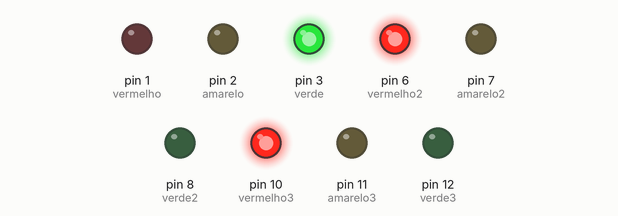
Recording of a sketch running on a simulated Arduino Uno, built with avr-gcc and run on an emulated ATmega328P. On the bench: output pins drawn as LEDs (lit = HIGH).

Above: at 1.0 s.
At 3.0 s:
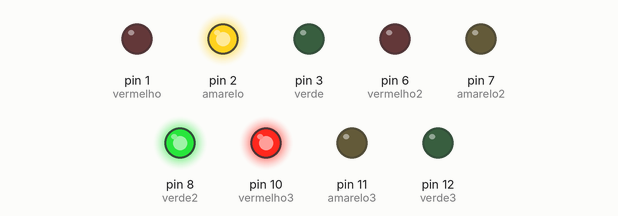
At 5.0 s:
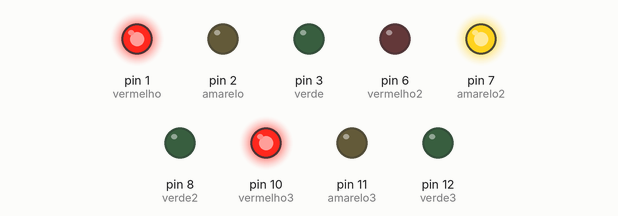
At 7.0 s:
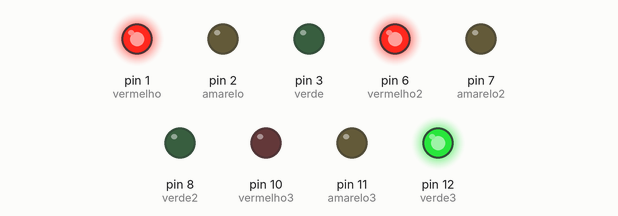
At 9.0 s:
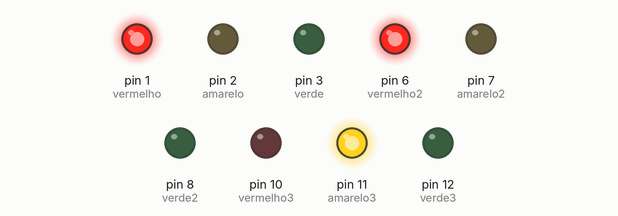
Timing chart, 0 to 13.0 s (numbered marks = the images above):
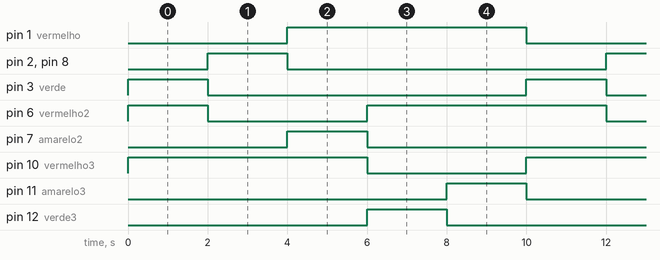

The sketch:

Semaforo_-_Lucas_Ito_-_Para_se_Orientar_se_Quiser__1_.ino
```cpp
/*
Criador: Lucas Ito
Sou eu que criei isso e essa é uma "Documentação"
Explicando Sobre o Codigo do Semaforo
OBS: Não Copie que nem eu fiz Se basem se Puder
*/

//Declarando Portas
int vermelho = 1;
int amarelo = 2;
int verde = 3;

int vermelho2 = 6;
int amarelo2 = 7;
int verde2 = 8;

int vermelho3 = 10;
int amarelo3 = 11;
int verde3 = 12;


void setup() {

  //Declarando como as portas irá se comportar
  pinMode(vermelho, OUTPUT);
  pinMode(amarelo, OUTPUT);
  pinMode(verde, OUTPUT);

  pinMode(vermelho2, OUTPUT);
  pinMode(amarelo2, OUTPUT);
  pinMode(verde2, OUTPUT);

  pinMode(vermelho3, OUTPUT);
  pinMode(amarelo3, OUTPUT);
  pinMode(verde3, OUTPUT);


}

void loop() {

  //Começa
  //Vez do Amarelo - Tempo de 2 segundos

  digitalWrite(vermelho, LOW);
  digitalWrite(amarelo, LOW);
  digitalWrite(verde, HIGH);

  digitalWrite(vermelho2, HIGH);
  digitalWrite(amarelo2, LOW);
  digitalWrite(verde2, LOW);

  digitalWrite(vermelho3, HIGH);
  digitalWrite(amarelo3, LOW);
  digitalWrite(verde3, LOW);

  delay(2000);


  digitalWrite(vermelho, LOW);
  digitalWrite(amarelo, HIGH);
  digitalWrite(verde, LOW);

  digitalWrite(vermelho2, LOW);
  digitalWrite(amarelo2, LOW);
  digitalWrite(verde2, HIGH);

  digitalWrite(vermelho3, HIGH);
  digitalWrite(amarelo3, LOW);
  digitalWrite(verde3, LOW);


  delay(2000);

  digitalWrite(vermelho, HIGH);
  digitalWrite(amarelo, LOW);
  digitalWrite(verde, LOW);

  digitalWrite(vermelho2, LOW);
  digitalWrite(amarelo2, HIGH);
  digitalWrite(verde2, LOW);

  digitalWrite(vermelho3, HIGH);
  digitalWrite(amarelo3, LOW);
  digitalWrite(verde3, LOW);


  delay(2000);

  digitalWrite(vermelho, HIGH);
  digitalWrite(amarelo, LOW);
  digitalWrite(verde, LOW);

  digitalWrite(vermelho2, HIGH);
  digitalWrite(amarelo2, LOW);
  digitalWrite(verde2, LOW);

  digitalWrite(vermelho3, LOW);
  digitalWrite(amarelo3, LOW);
  digitalWrite(verde3, HIGH);


  delay(2000);

  digitalWrite(vermelho, HIGH);
  digitalWrite(amarelo, LOW);
  digitalWrite(verde, LOW);

  digitalWrite(vermelho2, HIGH);
  digitalWrite(amarelo2, LOW);
  digitalWrite(verde2, LOW);

  digitalWrite(vermelho3, LOW);
  digitalWrite(amarelo3, HIGH);
  digitalWrite(verde3, LOW);

  delay(2000);


}

//Fonte: https://www.makerhero.com/blog/como-criar-um-semaforo-com-arduino/
```

Measured:
- by itself, pin 1 (vermelho), pin 10 (vermelho3): alternates HIGH for 6.0 s and LOW for 4.0 s
- by itself, pin 6 (vermelho2): repeats every 10.0 s: LOW 4.0 s, HIGH 6.0 s
- by itself, pin 2 (amarelo), pin 3 (verde), pin 7 (amarelo2), pin 8 (verde2), pin 11 (amarelo3), pin 12 (verde3): alternates HIGH for 2.0 s and LOW for 8.0 s
